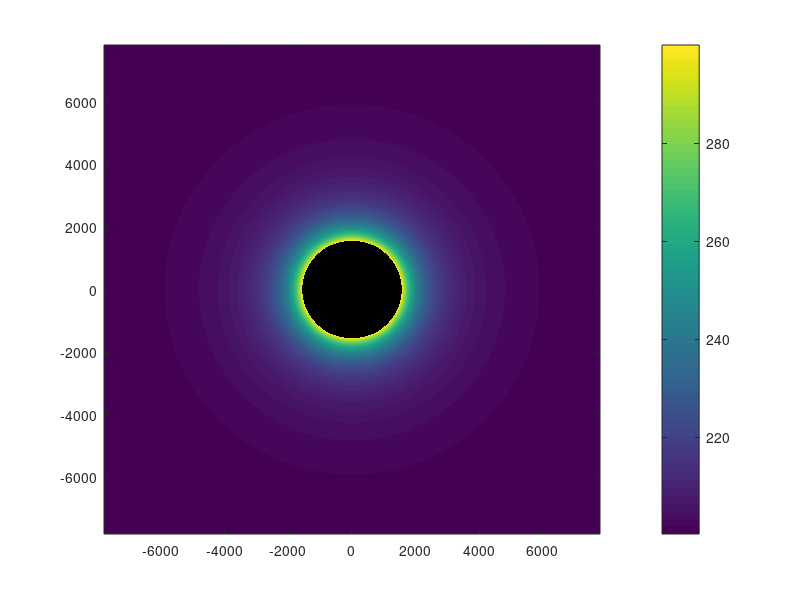

Recreate this plot in MATLAB. (Note: this script raises an error after producing the figure.)

% This file is used for creating gifs of the evolution of the magnetic
% field or electric field around Europa during one synodic period. 
%
% To change the axes of the gif, alter the lines labelled with #1, #2, etc.

% constants

q = 1.602e-19;              % charge of proton (C)
m = 1.67262192e-27;         % mass of proton (kg)

omega = 2*pi/(11.23*3600);  % synodic frequency in rad/s

% simulation parameters
numsteps = 10000;               % number of time steps
period = 2 * pi / omega;        % modelling a synodic period
time = linspace(0, period, numsteps);

B0_vec = [75 * 10 ^-9; 200 * 10 ^-9; 0];  % 75 nT azimuthal, 200 nT radial, using Zimmer coords
% (-350 nT constant added to North-South, represented by z, in upcoming loop)
B_prim = real(B0_vec .* exp(1i * omega * time));
B_prim(3,:) = -350 * 10^-9;

A = 1;
phi = 0;

mu0 = 4*pi*1e-7;  % vacuum permeability
R_E = 1560e3;     % Europa radius in meters

% induced dipole moment magnitude
M0 = -(4*pi/mu0) * A * exp(1i*phi) * B_prim .* (R_E^3)/2;
M_real = real(M0);

% define function to compute secondary magnetic field at a point
r_hat = @(r) r / norm(r);
B_sec = @(r, M) (mu0/(4*pi)) * (3*dot(r_hat(r), M)*r_hat(r) - M) / norm(r)^3;


% parameters for display
x_plane = 0;    % x = 0 plane for the heatmap
y_plane = 0;    % y = 0 plane for the heatmap
z_plane = 0;    % z = 0 plane for the heatmap

% define grid 
x_range = linspace(-5*R_E, 5*R_E, 1000);  % adjust range and resolution
y_range = linspace(-5*R_E, 5*R_E, 1000);
z_range = linspace(-5*R_E, 5*R_E, 1000);

% CHANGE DEPENDING ON AXES USED...
% [X, Y] = meshgrid(x_range, y_range);
% Z = z_plane * ones(size(X));

[X, Z] = meshgrid(y_range, z_range);                               % #1 !!!
Y = zeros(size(X));                                                % #2 !!!


% distance from origin for each grid point
r_mag = sqrt(X.^2 + Y.^2 + Z.^2);

% define exclusion zone
r_min = R_E;  % exclude inside this radius
mask = (r_mag >= r_min);

filename = 'By_evolution_with_heatmap_and_directional.gif';        % #3 !!!

% loop over time indices
for t_idx = 1:100:numsteps   % e.g., take every 100th step for speed

    % B_prim and M_real at this time
    Bprim_now = B_prim(:, t_idx);
    M = M_real(:, t_idx);

    % compute field component                     % all of these are #4 !!!
    B_x = NaN(size(X));  % NaN -> will not plot
    B_y = NaN(size(X));
    B_z = NaN(size(X));
    % B_tot = NaN(size(X));
    % E_x = NaN(size(X)); 
    % E_y = NaN(size(X)); 
    % E_z = NaN(size(X)); 
    % E_tot = NaN(size(X)); 

    for i = 1:numel(X)
        if ~mask(i)
            continue;
        end

        r = [X(i); Y(i); Z(i)];
        Bsec = B_sec(r, M);
        Btotal = Bprim_now + Bsec;                                 % #5 !!!
        % Etotal = -cross([90000; 0; 0], Btotal); 
                                                  % all of these are #6 !!!
        B_x(i) = Btotal(1);  % x = 1, y = 2, z = 3, norm is total
        B_y(i) = Btotal(2); 
        B_z(i) = Btotal(3); 
        % B_tot(i) = norm(Btotal); 
        % E_x(i) = Etotal(1);  % x = 1, y = 2, z = 3, norm is total
        % E_y(i) = Etotal(2); 
        % E_z(i) = Etotal(3); 
        % E_tot(i) = norm(Etotal); 

    end

    % plot this particular instance
    imagesc(x_range/1e3, z_range/1e3, B_y * 1e9);                  % #7 !!!
    % imagesc(x_range/1e3, y_range/1e3, E_comp);
    set(gca, 'YDir', 'normal');
    colorbar;
    clim([-280 280]);   % fixing color scale                       % #8 !!!
    xlabel('x (km)');                                              % #9 !!!
    ylabel('z (km)');                                             % #10 !!!
    title(sprintf('Europa Magnetic Environment at t = %.2f hours', time(t_idx)/3600));
    cb = colorbar;
    cb.Label.String = 'B_y (nT)';                                 % #11 !!!
    cb.Label.Rotation = 0; % to rotate the text
    hold on
    str_slc = streamslice(X/1e3, Z/1e3, B_x, B_z);                % #12 !!!
    set(str_slc,'Color','r');
    hold off
    drawnow;

    % capture frame and write to gif
    frame = getframe(gcf);
    im = frame2im(frame);
    [imind, cm] = rgb2ind(im, 256);

    if t_idx == 1
        imwrite(imind, cm, filename, 'gif', 'Loopcount', inf, 'DelayTime', 0.1);
    else
        imwrite(imind, cm, filename, 'gif', 'WriteMode', 'append', 'DelayTime', 0.1);
    end
end